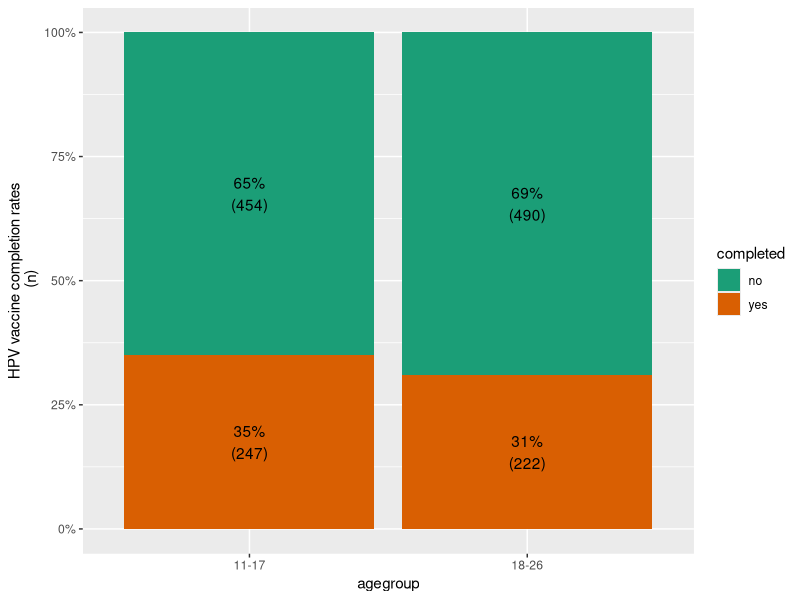
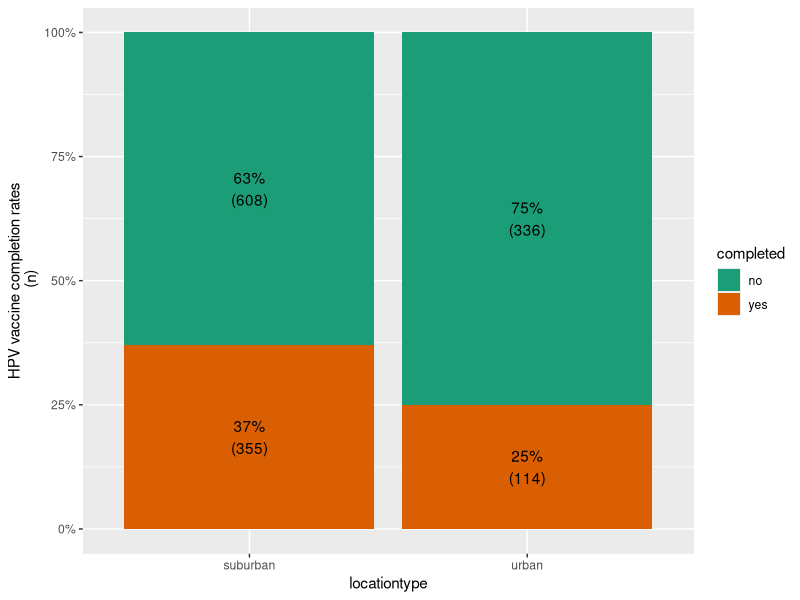
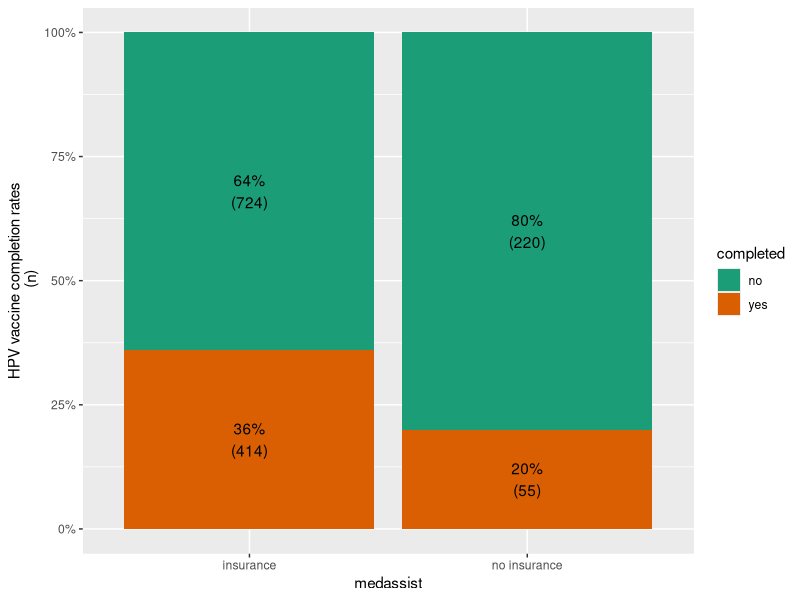
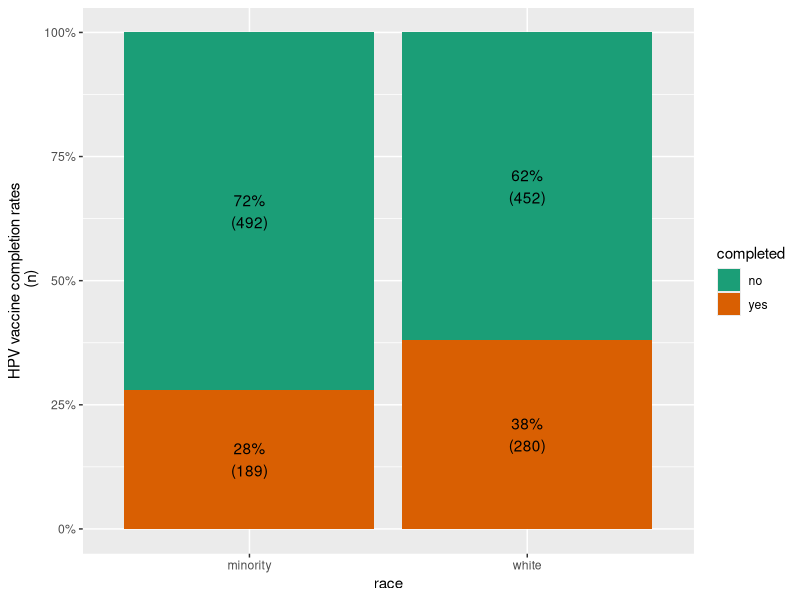
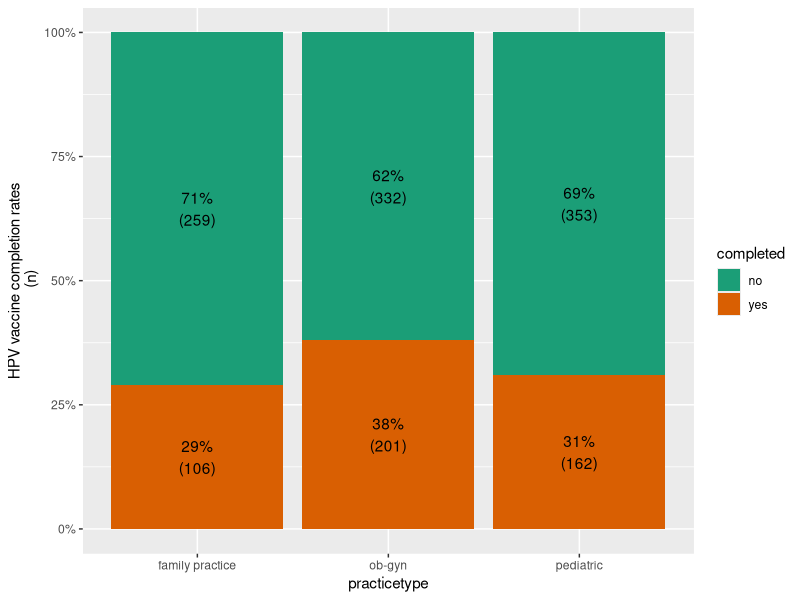
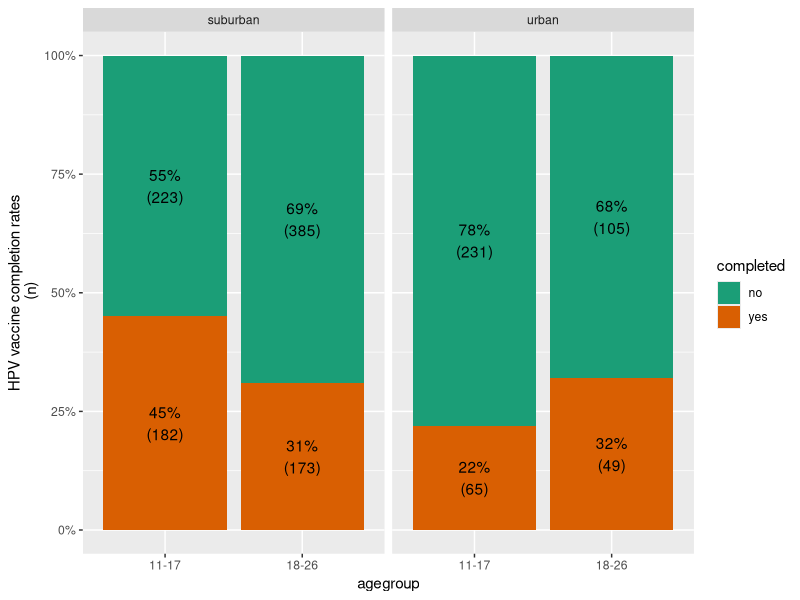

The R source for these figures, in order:
## ---- chunk 1
knitr::opts_chunk$set(
	echo = TRUE,
	message = FALSE,
	warning = FALSE
)
library(tidyverse)
library(scales)
library(gridExtra)
library(broom)
library(knitr)
library(kableExtra)
## ---- chunk 2

#import and format data. 
df <- read_csv("data/hpv_data.csv") %>%
  #convert all variable to lowercase
  rename_all(tolower) %>% 
  #give variable categories proper names
  mutate(race = case_when(race == 0 ~ 'white',
                          TRUE ~  'minority'),
         completed = case_when(completed  == 0 ~ 'no',
                               TRUE ~ 'yes'),
         locationtype = case_when(locationtype == 0 ~ 'suburban',
                                  TRUE ~ 'urban'),
         practicetype = case_when(practicetype == 0 ~ 'pediatric',
                                  practicetype == 1 ~ 'family practice',
                                  TRUE ~ 'ob-gyn'),
         medassist = case_when(medassist == 0 ~ 'insurance',
                               TRUE ~ 'no insurance'),
         agegroup = case_when(agegroup == 0 ~ '11-17',
                              TRUE ~ '18-26')) %>% 
  #convert all variables to factors
  mutate_all(as.factor) %>% 
  #put dependent variable first in data frame
  select(completed, everything())
 
#Function to visualize completion rates. Takes a predictor as input.
create_bargraph <- function(var_name){
  df %>% 
    group_by(!!enquo(var_name), completed) %>% 
    summarise(count = n()) %>% 
    mutate(percentage = round(count/sum(count), 2)) %>% 
  ggplot(., aes(x = !!enquo(var_name), y = percentage, fill = completed))+
    geom_col()+
    scale_y_continuous(labels = percent)+
    geom_text(aes(label = paste0(round(percentage*100),"%\n", '(',count,')')), position = position_stack(vjust = 0.5))+
    scale_fill_brewer(palette = "Dark2")+
    labs(y = "HPV vaccine completion rates\n (n)")
    
}

#function to create data  frame for proprotion test.
#Takes predictor as input
prop_data <- function(var_name){
  df %>% 
    group_by(!!enquo(var_name), completed) %>%
    summarise(count = n()) %>% 
    spread(completed, count) %>% 
    mutate(total = no + yes) %>% 
    rename("group" = !!enquo(var_name), "success" = "yes")
  }

#function for two-sample proportion tests. Takes prop_data as input 
#this was mainly created to do a proportion test on 
#practicetype as it contains three categories
prop_test <- function(x){
  for (i in 1:(nrow(x)-1)){
    for (j in 2:nrow(x)){
      if (i != j & i < j ){
        cat("--------------------------------------------------------------------\n")
        cat(paste('Proportion test for:', x$group[i],"vs", x$group[j]))
        print(prop.test(c(x$success[i], x$success[j]), c(x$total[i], x$total[j])))
      }
    }
  }
}

create_output <- function(x){
create_bargraph(!!sym(x)) %>% 
  print()
prop_data(!!sym(x)) %>% 
  prop_test()
}

vars <- c('agegroup','locationtype','medassist','race','practicetype')
for (i in seq_along(vars)){
  create_output(vars[i])
}

## ---- chunk 3

df %>% 
  group_by(locationtype, agegroup, completed) %>% 
  summarise(count = n()) %>% 
  mutate(percentage = round(count/sum(count), 2)) %>% 
ggplot(., aes(x = agegroup , y = percentage, fill = completed))+
  geom_col()+
  facet_wrap(.~locationtype)+
  scale_y_continuous(labels = percent)+
  geom_text(aes(label = paste0(round(percentage*100),"%\n", '(',count,')')), position = position_stack(vjust = 0.5))+
  scale_fill_brewer(palette = "Dark2")+
  labs(y = "HPV vaccine completion rates\n (n)")


age_location <- df %>% 
  group_by(locationtype, agegroup, completed) %>% 
  summarise(total = n()) %>% 
  spread(completed,total) %>% 
  mutate(total = no + yes) %>% 
  rename("group" = agegroup, "success" = "yes") 

#split dataframe by location type then apply prop_test to each section
lapply(split(age_location,age_location[,1]), function(x){
  print(age_location[1,1])
  prop_test(x)
  })

## ---- chunk 4
#create desired reference groups
var_levels <- c("18-26","minority","no insurance","urban","family practice")
for (i in seq_along(var_levels)){
  df[[i+1]] <- relevel(df[[i+1]], var_levels[i])
}

#function to create conditional models
conditional_model <- function(filter_vars,model_formula){
  df_filtered <- df %>% 
    filter(eval(parse(text=filter_vars)))
  glm(eval(parse(text=model_formula)),family = binomial, data = df_filtered) %>% 
    #exponentiate results to compute odds
    tidy(conf.int=TRUE, exponentiate = TRUE) %>%
    #remove intercept term
    slice(-1) %>% 
    select(-c(std.error, statistic)) %>% 
    mutate(estimate = round(estimate, 2),
           conf.low = round(conf.low,2),
           conf.high = round(conf.high,2),
           p.value = if_else(p.value < .05, 'p-value < 0.05', 'p-value > 0.05'))
}

#create conditional models. The output would not be displayed directly 
#as we'll use inline code for the values
age26_location <- conditional_model("agegroup == '18-26'", "completed~locationtype")
age17_location <- conditional_model("agegroup == '11-17'", "completed~locationtype")

pediatric_agegroup <- conditional_model("practicetype == 'pediatric'", "completed~agegroup")
obgyn_agegroup <- conditional_model("practicetype == 'ob-gyn'", "completed~agegroup")
family_agegroup <- conditional_model("practicetype == 'family practice'", "completed~agegroup")

pediatric_location <- conditional_model("practicetype == 'pediatric'", "completed~locationtype")
obgyn_location <- conditional_model("practicetype == 'ob-gyn'", "completed~locationtype")

insurance_location <- conditional_model("medassist == 'insurance'", "completed~locationtype")
noinsurance_location <- conditional_model("medassist == 'no insurance'", "completed~locationtype")
                                          
insurance_agegroup <- conditional_model("medassist == 'insurance'", "completed~agegroup")
noinsurance_agegroup <- conditional_model("medassist == 'no insurance'", "completed~agegroup")

white_location <- conditional_model("race == 'white'", "completed~locationtype")
minority_location <- conditional_model("race == 'minority'", "completed~locationtype")

#full model
glm(completed~., family = binomial, data = df) %>% 
  tidy(conf.int = TRUE,exponentiate = TRUE) %>% 
  select(-c(std.error, statistic)) %>%
  mutate_if(is.numeric, round, 4) %>% 
  slice(-1) %>% 
  rename('odds ratio (OR)' = estimate) %>% 
  kable(caption = "Multivariate Logistic Regression Output") %>% 
  kable_styling()
